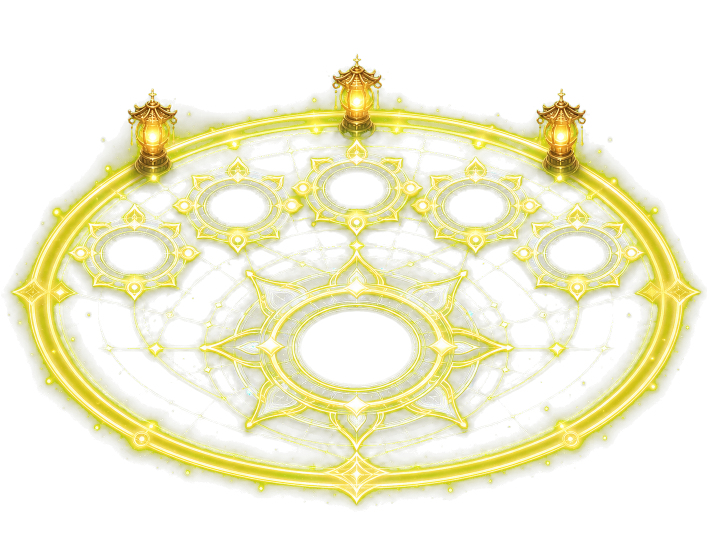
#> input picture assets/art/ui/battle-lower-v1/battle-formation-cutout-v4-preview-raw.png, 1429 x 1101 px (shown at 1/2 size)
$ python prepare_formation_cutout_v4_preview.py
#> lines starting #> are read from the running program, lines starting #| are printed output that depends on the picture
from pathlib import Path

from PIL import Image, ImageDraw


ROOT = Path(__file__).resolve().parents[1]
SOURCE = ROOT / "assets/art/ui/battle-lower-v1/battle-formation-cutout-v4-preview-raw.png"
REFERENCE = ROOT / "assets/art/ui/battle-lower-v1/battle-formation-cutout-v3.png"
FINAL = ROOT / "assets/art/ui/battle-lower-v1/battle-formation-cutout-v4-preview.png"
CHECKER = ROOT / "output/battle-formation-cutout-v4-preview-checker.png"


def checkerboard(size: tuple[int, int], tile: int = 24) -> Image.Image:
    board = Image.new("RGBA", size, (48, 52, 58, 255))
    draw = ImageDraw.Draw(board)
    colors = ((48, 52, 58, 255), (76, 81, 89, 255))
    for y in range(0, size[1], tile):
        for x in range(0, size[0], tile):
            draw.rectangle(
                (x, y, min(x + tile - 1, size[0] - 1), min(y + tile - 1, size[1] - 1)),
                fill=colors[((x // tile) + (y // tile)) % 2],
            )
    return board


def main() -> None:
    source = Image.open(SOURCE).convert("RGBA")
#> source is the input picture: PIL image 1429x1101 RGBA; mean R, G, B, A 76.5, 74.2, 29.8, 64
    reference = Image.open(REFERENCE).convert("RGBA")
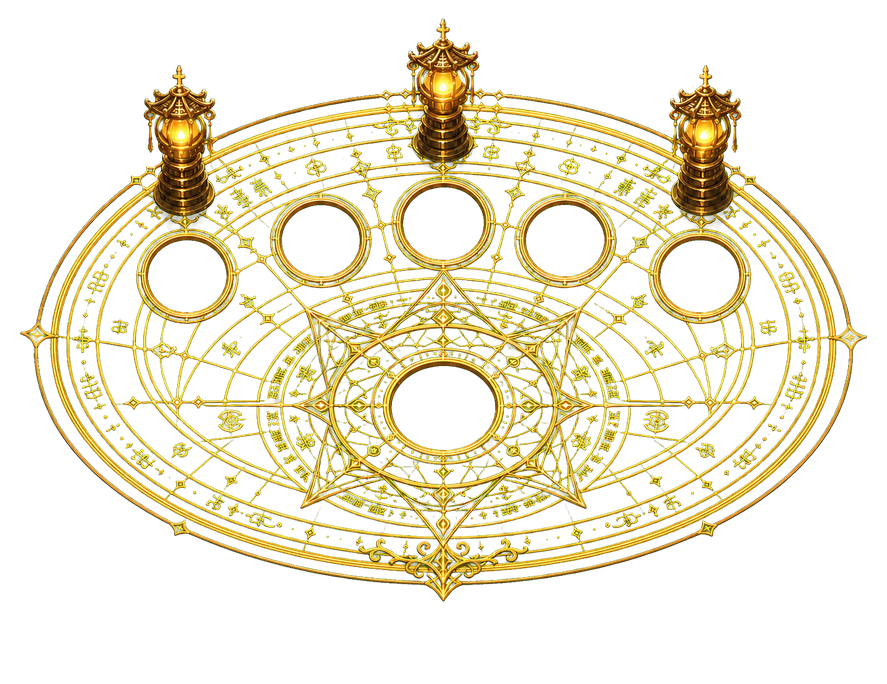
#> input picture assets/art/ui/battle-lower-v1/battle-formation-cutout-v3.png, 887 x 684 px
#> reference is the input picture: PIL image 887x684 RGBA; mean R, G, B, A 49.3, 42.6, 10.4, 49.3
    source_bbox = source.getchannel("A").getbbox()
#> source_bbox = (2, 106, 1415, 1024)
    target_bbox = reference.getchannel("A").getbbox()
#> target_bbox = (20, 18, 867, 602)
    if source_bbox is None or target_bbox is None:
        raise RuntimeError("Missing visible alpha content")

    sprite = source.crop(source_bbox)
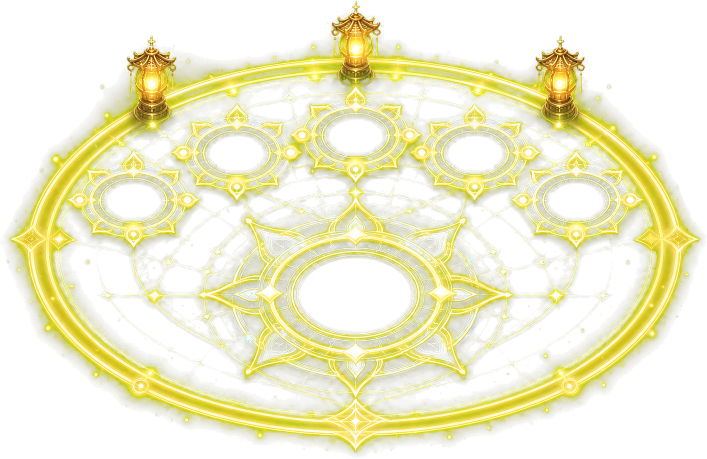
#> sprite: PIL image 1413x918 RGBA (shown at 1/2 size); mean R, G, B, A 92.7, 90, 36.2, 77.6; transparent parts drawn white
    target_w = target_bbox[2] - target_bbox[0]
#> target_w = 847
    target_h = target_bbox[3] - target_bbox[1]
#> target_h = 584
    # Match the approved v3 footprint exactly so the formation's share of the
    # battle screen does not change between previews.
    sprite = sprite.resize((target_w, target_h), Image.Resampling.LANCZOS)
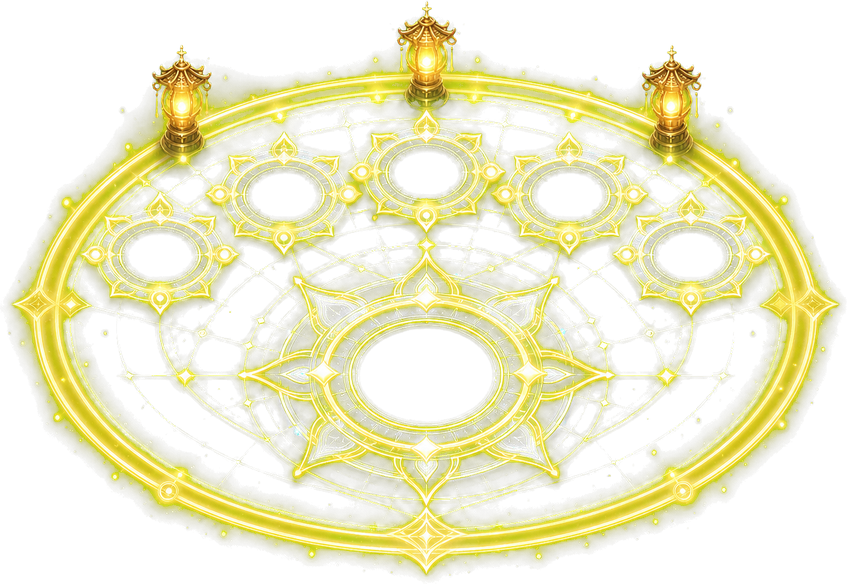
#> sprite: PIL image 847x584 RGBA; mean R, G, B, A 94.4, 91.6, 37, 77.4; transparent parts drawn white

    # Remove the remaining lime cast introduced by green-screen glow while
    # preserving white highlights and the faint cool inner accents.
    pixels = sprite.load()
    for py in range(sprite.height):
        for px in range(sprite.width):
            r, g, b, a = pixels[px, py]
            if a and g > r and b < min(r, g) * .62:
                warmed_r = max(r, round(g * .96))
                warmed_g = min(g, round(warmed_r * .90 + 14))
                warmed_b = max(b, round(warmed_r * .18))
                pixels[px, py] = (min(255, warmed_r), min(255, warmed_g), min(255, warmed_b), a)

    canvas = Image.new("RGBA", reference.size, (0, 0, 0, 0))
#> canvas: PIL image 887x684 RGBA; every value is 0
    x = target_bbox[0]
#> x = 20
    y = target_bbox[1]
#> y = 18
    canvas.alpha_composite(sprite, (x, y))
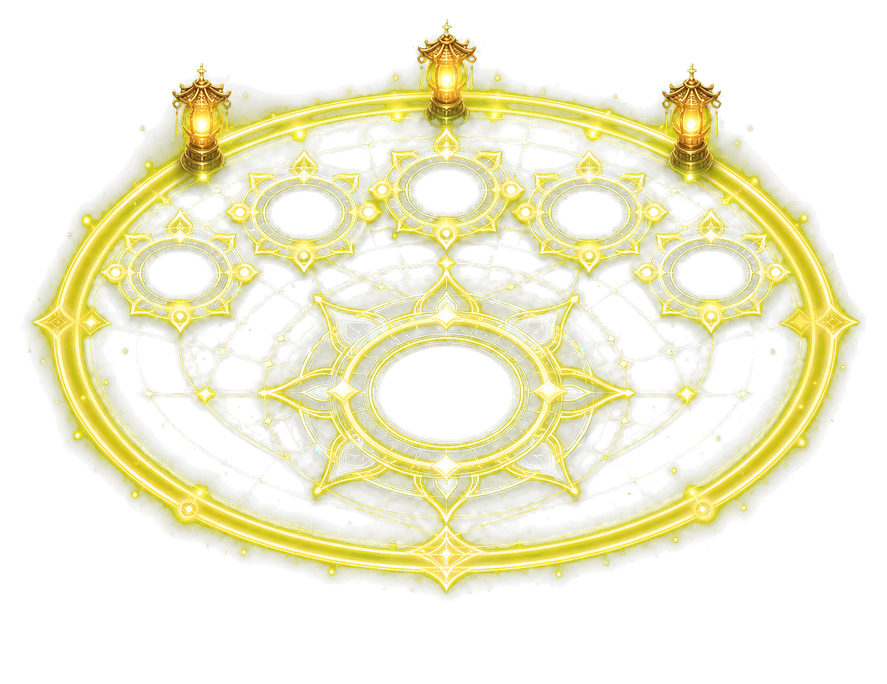
#> canvas: PIL image 887x684 RGBA; mean R, G, B, A 77, 74.2, 30.3, 63.1; transparent parts drawn white
    canvas.save(FINAL, optimize=True)

    checker = checkerboard(reference.size)
#> in checkerboard, `board = Image.new("RGBA", size, (48, 52, 58, 255))`:
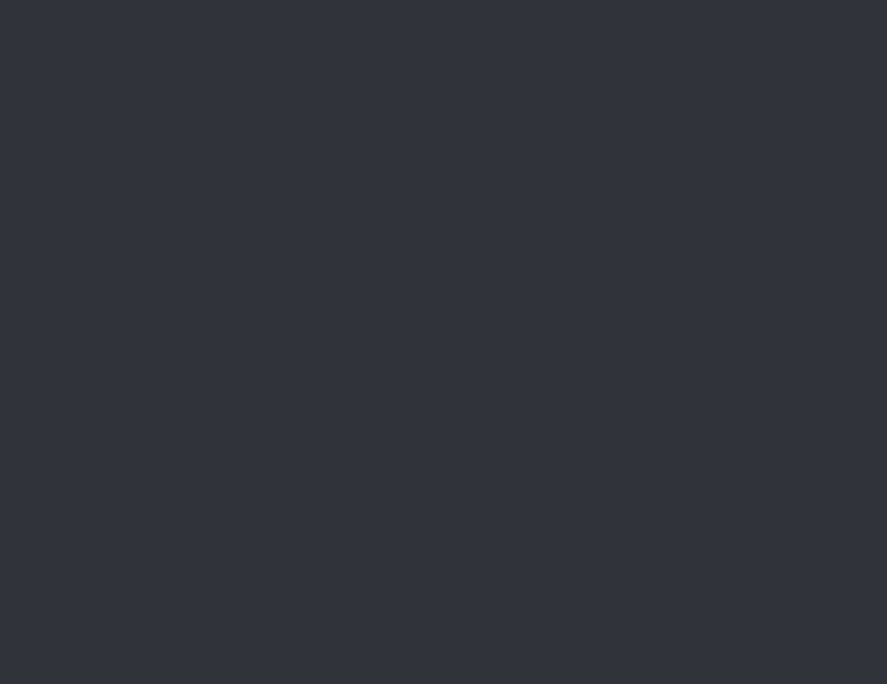
#> board: PIL image 887x684 RGBA; mean R, G, B, A 48, 52, 58, 255
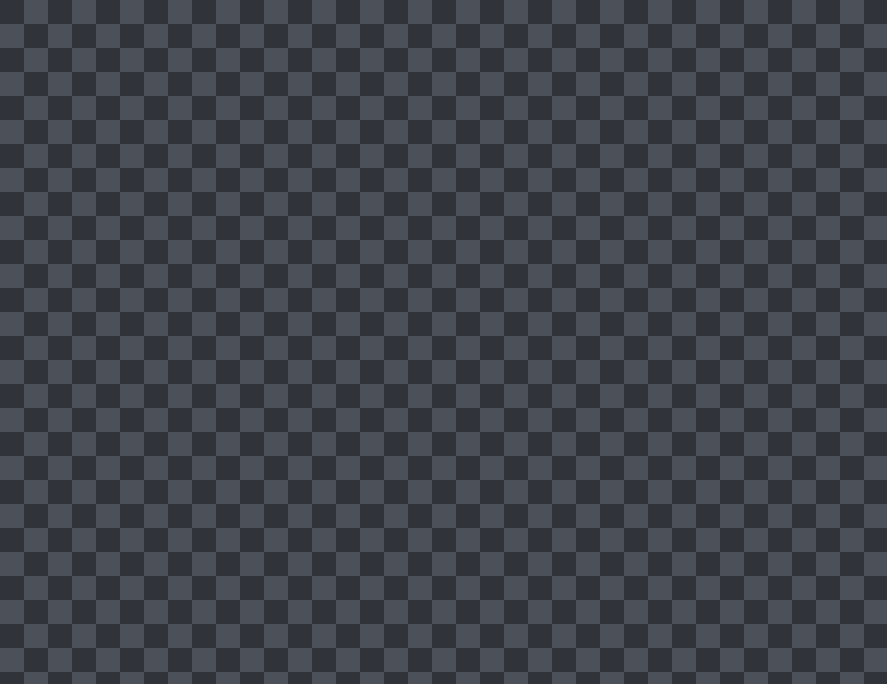
#> checker: PIL image 887x684 RGBA; mean R, G, B, A 62, 66.5, 73.5, 255
    checker.alpha_composite(canvas)
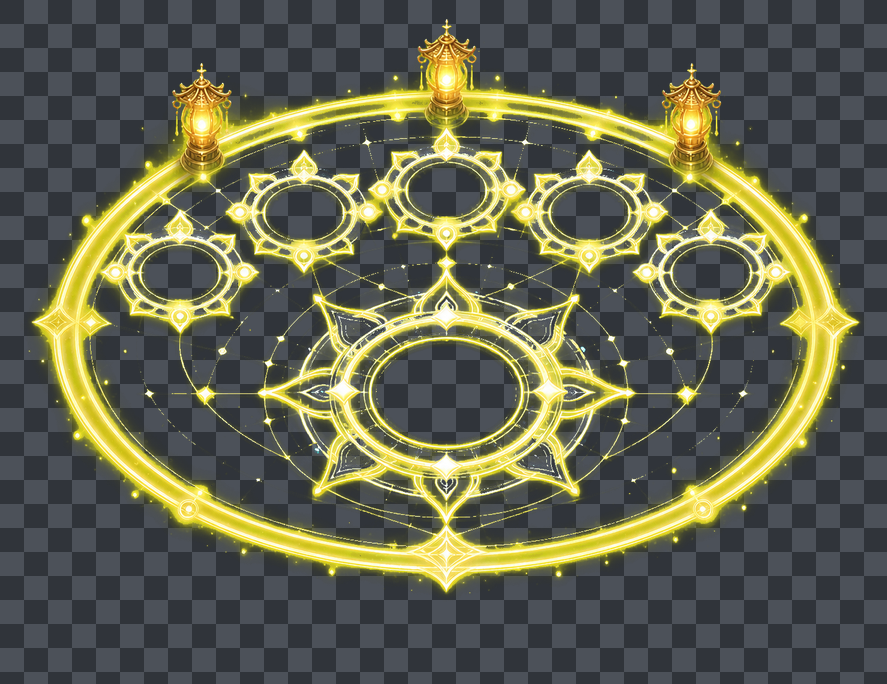
#> checker: PIL image 887x684 RGBA; mean R, G, B, A 99.3, 100.3, 78.8, 255
    checker.convert("RGB").save(CHECKER, quality=95)
    print(f"final={FINAL}")
    print(f"reference_bbox={target_bbox}")
#| reference_bbox=(20, 18, 867, 602)
    print(f"preview_bbox={canvas.getchannel('A').getbbox()}")
#| preview_bbox=(20, 18, 867, 602)


if __name__ == "__main__":
    main()
